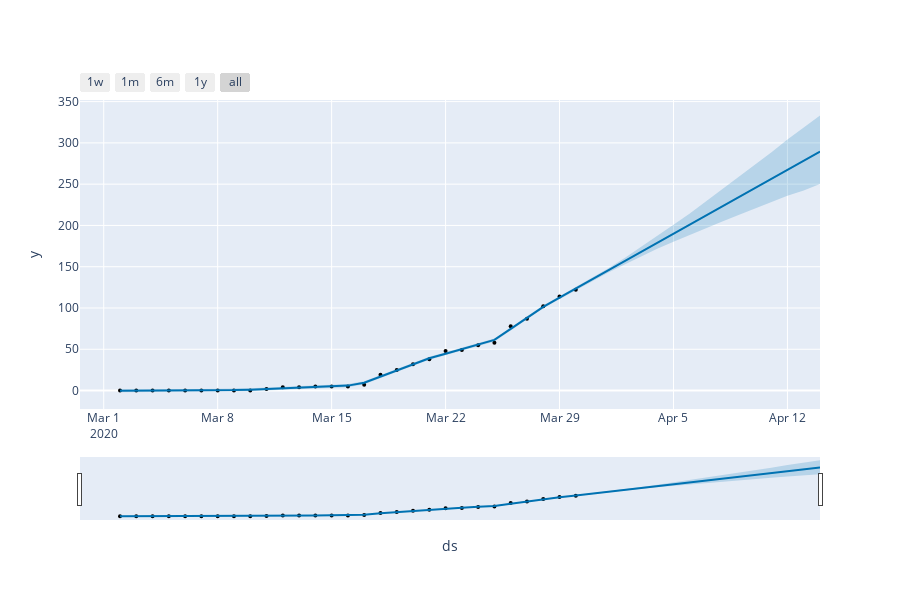

Notebook cell for this chart:
### Code cell
fig = plot_plotly(m, forecast)
py.iplot(fig) 

fig = m.plot(forecast)
a = add_changepoints_to_plot(fig.gca(), m, forecast)
